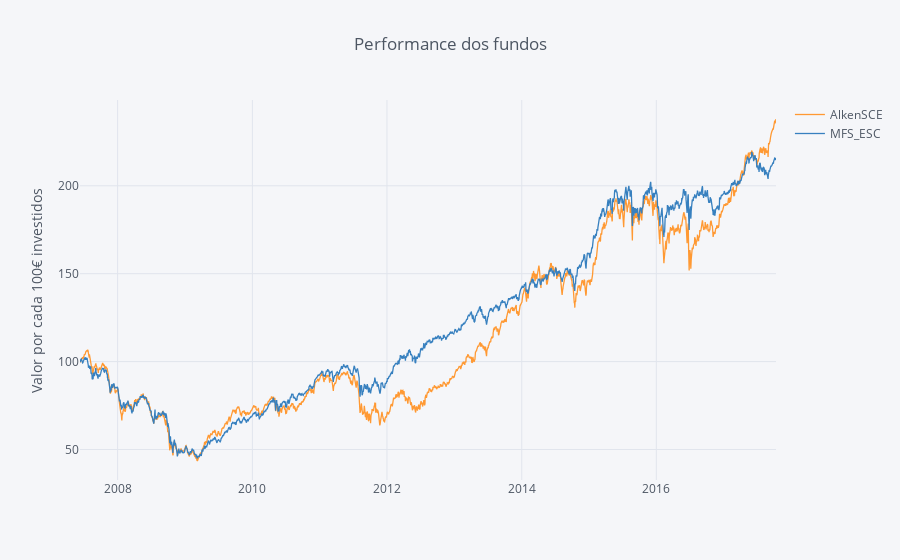

The code cell stored with this chart in its notebook:
### Code cell
fundos_norm.iplot(kind='scatter',yTitle='Valor por cada 100€ investidos', title='Performance dos fundos')

### Figure 1 — Plotly figure (JSON) as saved in the notebook; plotly's stock layout.template omitted (floating-point values rounded to 4 significant figures; data arrays with more than 128 entries replaced by an {"elided": "..."} marker saying what was removed)
{"data": [{"line": {"color": "rgba(255, 153, 51, 1.0)", "dash": "solid", "width": 1.3}, "mode": "lines", "name": "AlkenSCE", "text": "", "type": "scatter", "x": {"elided": "2648 str values"}, "y": {"elided": "2648 float values"}}, {"line": {"color": "rgba(55, 128, 191, 1.0)", "dash": "solid", "width": 1.3}, "mode": "lines", "name": "MFS_ESC", "text": "", "type": "scatter", "x": {"elided": "2648 str values"}, "y": {"elided": "2648 float values"}}], "layout": {"legend": {"bgcolor": "#F5F6F9", "font": {"color": "#4D5663"}}, "paper_bgcolor": "#F5F6F9", "plot_bgcolor": "#F5F6F9", "title": "Performance dos fundos", "titlefont": {"color": "#4D5663"}, "xaxis1": {"gridcolor": "#E1E5ED", "showgrid": true, "tickfont": {"color": "#4D5663"}, "title": "", "titlefont": {"color": "#4D5663"}, "zerolinecolor": "#E1E5ED"}, "yaxis1": {"gridcolor": "#E1E5ED", "showgrid": true, "tickfont": {"color": "#4D5663"}, "title": "Valor por cada 100€ investidos", "titlefont": {"color": "#4D5663"}, "zerolinecolor": "#E1E5ED"}}}
